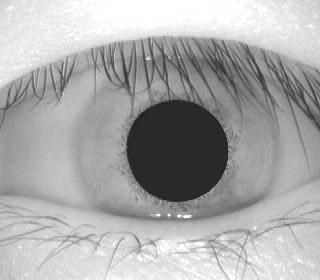
#> input picture database/olhos/verdadeiro/10.jpg, 320 x 280 px
$ python -i main.py   (imports and definitions only)
#> lines starting #> are read from the running program, lines starting #| are printed output that depends on the picture
#> further down, picture is the input picture: shape (280, 320, 3); min 20, max 255, mean 169.8
"""
Projeto Final da disciplina Introducao ao Processamento de Imagens
Universidade de Brasilia
Instituto de Ciencias Exatas
Departamento de Ciencia da Computacao
Introducao ao Processamento de Imagens 1/2021
Professor: Bruno Macchiavello
Desenvolvido por: Guilherme Silva Souza e Ana Sofia Schweizer Silvestre
"""


import cv2 as cv
import numpy as np
import os
from sklearn import svm
from sklearn.model_selection import GridSearchCV
from sklearn.metrics import accuracy_score, classification_report
import pandas as pd

"""
Retira cilios e ranhuras das iris
"""
# [13 lines left out: function trata_img, not called in this run]

"""
Segmenta a iris, retorna as coordenadas do centro da pupila, seu raio e o raio da iris
"""
def segmenta_iris(img):

    pupila = cv.Canny(img,60,100)
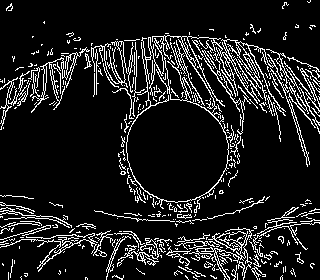
#> pupila: shape (280, 320); 11.8% white in thin lines or dots
    iris = cv.Canny(img,20,20)
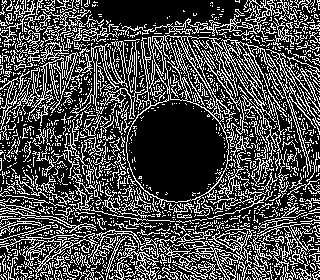
#> iris: shape (280, 320); 29% white in thin lines or dots

    cv.imshow('', pupila)
    cv.waitKey(0)

    cv.imshow('', iris)
    cv.waitKey(0)


    circulos = cv.HoughCircles(pupila,cv.HOUGH_GRADIENT,1,20,
                                param1=50,param2=30,minRadius=0,maxRadius=0)
#> circulos = 111 rows, first 8: [185.5, 153.5, 116.5], [215.5, 157.5, 89.6], [208.5, 126.5, 88.8], [168.5, 168.5, 134], [114.5, 145.5, 112.3], [139.5, 146.5, 108.5], [110.5, 168.5, 118.5], [212.5, 177.5, 97.9]

    c = np.uint16(np.around(circulos))
#> c = 111 rows, first 8: [186, 154, 116], [216, 158, 90], [208, 126, 89], [168, 168, 134], [114, 146, 112], [140, 146, 108], [110, 168, 118], [212, 178, 98]
    c = (c[0,0,0], c[0,0,1], c[0,0,2])
#> c = (186, 154, 116)

    circulos = cv.HoughCircles(iris,cv.HOUGH_GRADIENT,1,20,
                                param1=50,param2=30,minRadius=0,maxRadius=0)
#> circulos = 87 rows, first 8: [188.5, 145.5, 124.2], [159.5, 146.5, 121.9], [139.5, 148.5, 117.8], [171.5, 105.5, 127], [207.5, 167.5, 107], [204.5, 133.5, 106.7], [175.5, 126.5, 102.3], [136.5, 169.5, 109.8]

    raios = np.uint16(np.around(circulos))
#> raios = 87 rows, first 8: [188, 146, 124], [160, 146, 122], [140, 148, 118], [172, 106, 127], [208, 168, 107], [204, 134, 107], [176, 126, 102], [136, 170, 110]
    raios= raios[0,:]

    raios = np.uint16(np.around(raios))
    raios=raios[:,2]
#> raios = 87 values, max 127 at index 3, min 10 at index 83, mean 40.02

    cond = np.logical_and(raios>90, raios<120)
    raio = int(np.mean(raios[np.where(cond)]))
#> raio = 103

    return c, raio

"""
Cria e aplica mascara para iris segmentada
"""
# [18 lines left out: function cria_mascara, not called in this run]


"""
Aplica o filtro residual
"""
# [21 lines left out: function filtro_res1, not called in this run]


"""
Utiliza o BRIEF para extracao de feature, retorna um dataframe contendo a classificacao da imagem
(0 se for uma imagem com ataque, 1 se for uma imagem original) e a descricao gerada pelo BRIEF, tambem
retorna um dataframe com os histogramas da descricao e uma lista das imagens
"""
def feature_extraction(path):

    files = os.listdir(path)

    star = cv.xfeatures2d.StarDetector_create()
    brief = cv.xfeatures2d.BriefDescriptorExtractor_create()

    df = pd.DataFrame(columns=['class', 'desc'])
    df_aux = pd.DataFrame(index=range(len(files)) ,columns=range(256))

    d = []
    c = []

    imgs = []

    for i in files:

        img = cv.imread(path+i)

        imgs.append(img)

        kp = star.detect(img,None)
        kp, des = brief.compute(img, kp)

        vf = 0 if i[-5] == 'f' else 1

        c.append(vf)
        if des is not None:
            d.append(des)
        else:
            d.append([])

    df['class'] = c
    df['desc'] = d

    hist = []

    for i in d:
        hist.append(np.histogram(i, bins=256)[0])

    df_aux[:] = hist

    return df, df_aux, imgs

"""
Treina e testa o modelo utilizando uma SVM, tambem mostra as imagens falso positivas e falso negativas
"""
# [27 lines left out: function model_training, not called in this run]

"""
Funcao que foi uilizada para gerar o dataset

Move de diretorio e renomeia as imagens atacasa
"""
# [9 lines left out: function pega_img, not called in this run]

"""
Funcao que foi uilizada para gerar o dataset

Renomeia imagens verdadeiras
"""
# [4 lines left out: function cria_database, not called in this run]

"""
Funcao que foi uilizada para gerar o dataset

Aplica todas as etapas antes da feature extraction em todas as imagens do database e salva,
as iris segmentadas estão no diretorio database/olhos/tratado/ e as segmentadas com filtro
no database/olhos/tratado_filtro/
"""
# [41 lines left out: function pre_processing, not called in this run]

"""
MAIN
"""

# treinando com os dados sem filtro
# [1 line not run here, left out]
# [1 line that did not run here, left out]
# [4 lines not run here, left out]
# [1 line that did not run here, left out]
# [8 lines not run here, left out]

# [1 line that did not run here, left out]
# [1 line that did not run here, left out]
# [1 line that did not run here, left out]

# [2 lines not run here, left out]

# [1 line that did not run here, left out]

# [2 lines not run here, left out]

>>> import cv2
>>> picture = cv2.imread('database/olhos/verdadeiro/10.jpg')
>>> result = segmenta_iris(picture)
#> result = ((186, 154, 116), 103)

$ run again, on database/olhos/verdadeiro/8.jpg
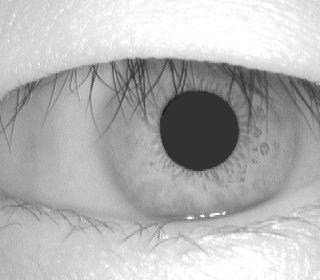
#> input picture database/olhos/verdadeiro/8.jpg, 320 x 280 px
#> picture is the input picture: shape (280, 320, 3); min 22, max 255, mean 179.9
#> in segmenta_iris, `pupila = cv.Canny(img,60,100)`:
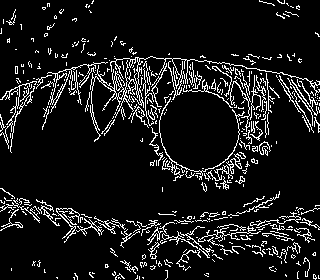
#> pupila: shape (280, 320); 9.8% white in thin lines or dots
#> in segmenta_iris, `iris = cv.Canny(img,20,20)`:
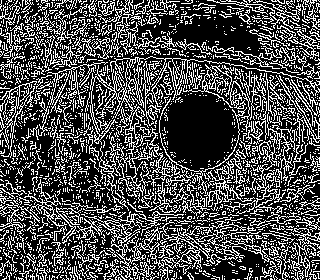
#> iris: shape (280, 320); 30% white in thin lines or dots
#> in segmenta_iris, `circulos = cv.HoughCircles(pupila,cv.HOUGH_GRADIENT,1,20, param1=50,pa..`: circulos = 97 rows, first 8: [141.5, 162.5, 104.4], [116.5, 172.5, 112.1], [158.5, 193.5, 137.6], [171.5, 154.5, 97.8], [196.5, 150.5, 91.5], [130.5, 200.5, 143.2], [123.5, 134.5, 113.4], [220.5, 157.5, 91]
#> in segmenta_iris, `c = np.uint16(np.around(circulos))`: c = 97 rows, first 8: [142, 162, 104], [116, 172, 112], [158, 194, 138], [172, 154, 98], [196, 150, 92], [130, 200, 143], [124, 134, 113], [220, 158, 91]
#> in segmenta_iris, `c = (c[0,0,0], c[0,0,1], c[0,0,2])`: c = (142, 162, 104)
#> in segmenta_iris, `circulos = cv.HoughCircles(iris,cv.HOUGH_GRADIENT,1,20, param1=50,para..`: circulos = 80 rows, first 8: [199.5, 119.5, 116.5], [176.5, 136.5, 129.8], [178.5, 116.5, 113.4], [206.5, 148.5, 97.8], [179.5, 156.5, 99.3], [190.5, 100.5, 100.8], [213.5, 101.5, 97.3], [226.5, 132.5, 88.7]
#> in segmenta_iris, `raios = np.uint16(np.around(circulos))`: raios = 80 rows, first 8: [200, 120, 116], [176, 136, 130], [178, 116, 113], [206, 148, 98], [180, 156, 99], [190, 100, 101], [214, 102, 97], [226, 132, 89]
#> in segmenta_iris, `raios=raios[:,2]`: raios = 80 values, max 130 at index 1, min 10 at index 69, mean 31.4
#> raio = 104
#> result = ((142, 162, 104), 104)
